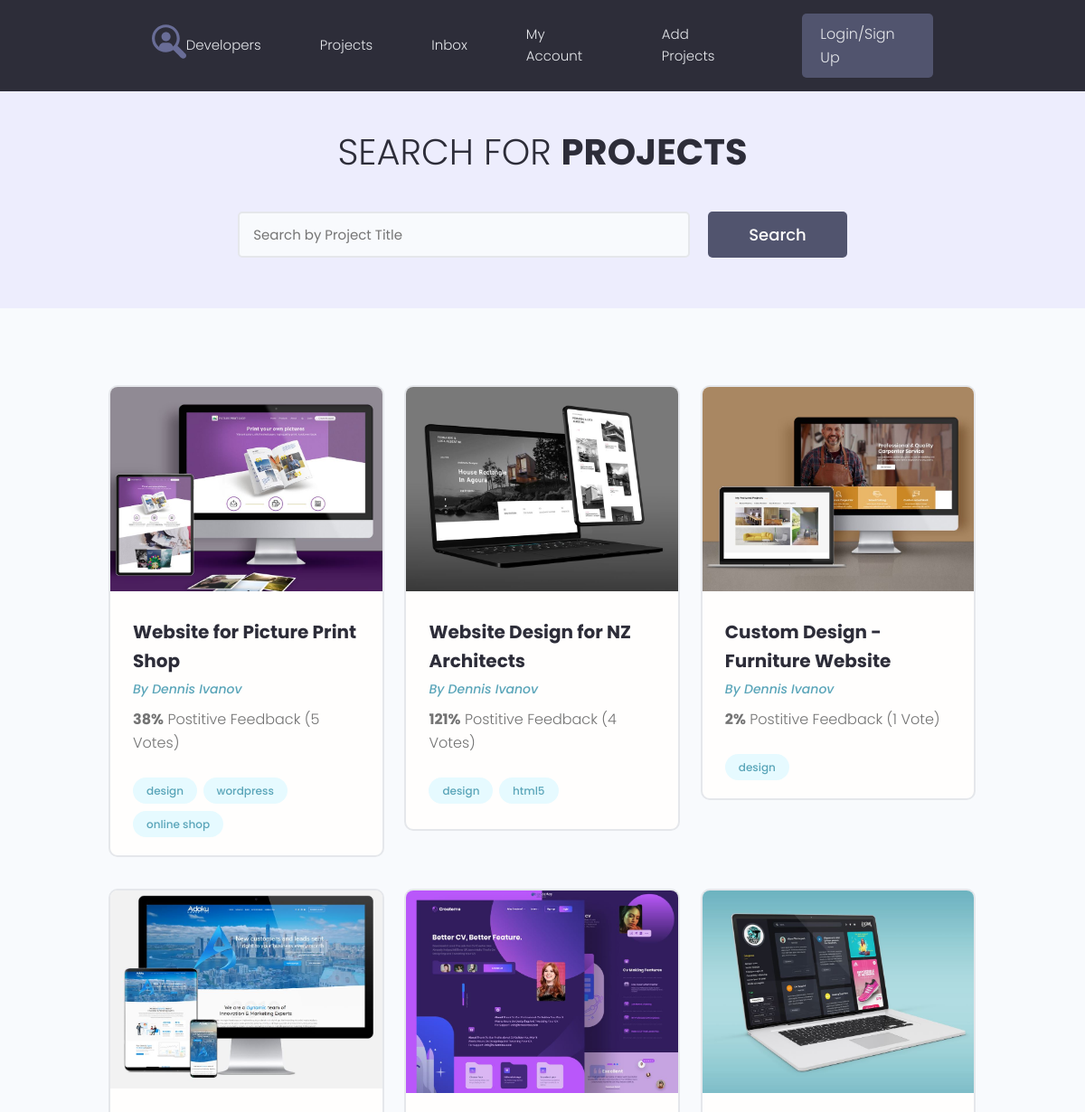
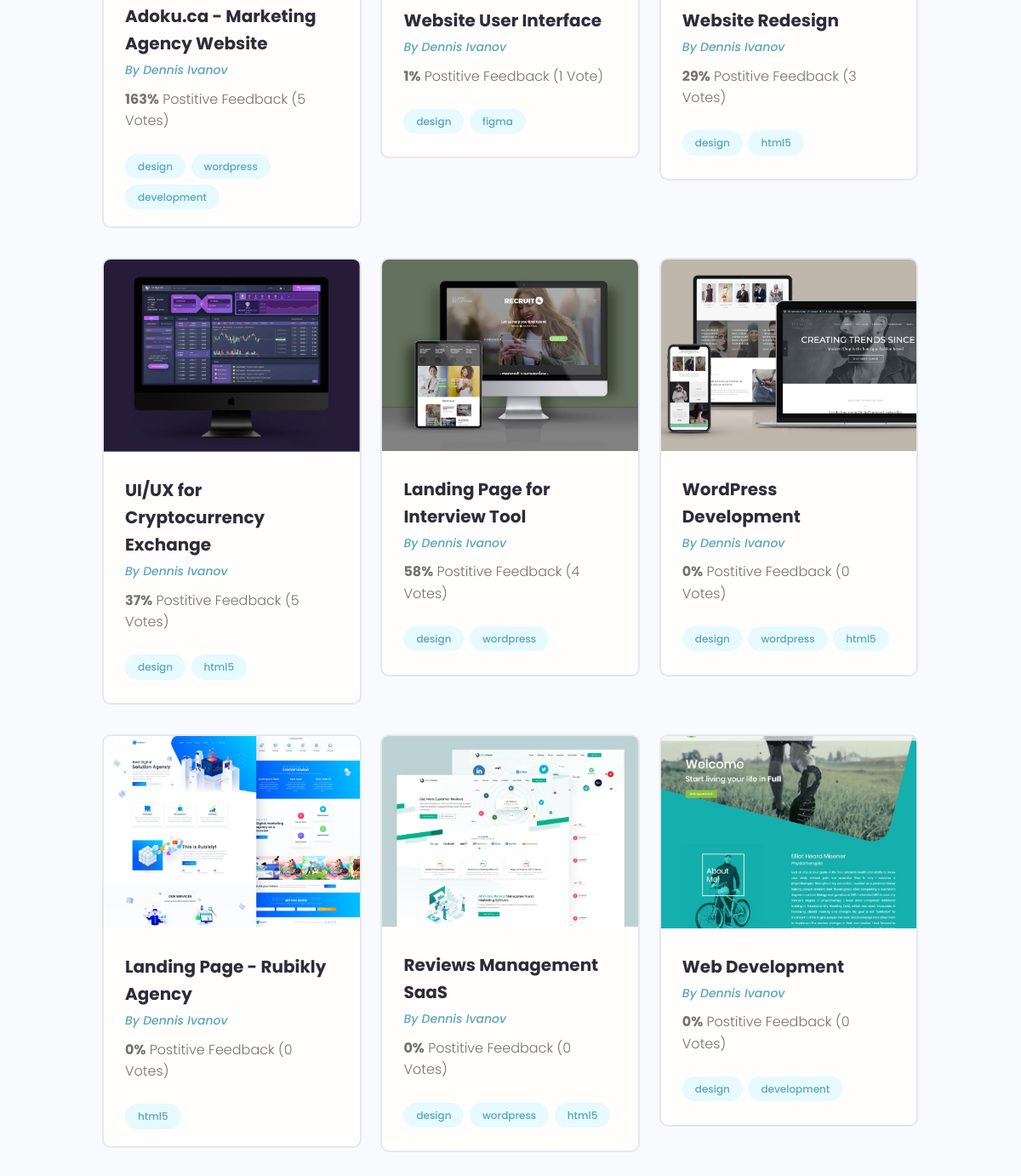
/projects/, run on the app's committed database (2 pictures, top to bottom).
### projects/models.py (models this page shows, shortened)
class Project(models.Model):
    owner = models.ForeignKey(Profile, on_delete=models.SET_NULL, null=True, blank=True)
    title = models.CharField(max_length=200) # Название самого какого то проекта
    description = models.TextField(null=True, blank=True) # Поле по больше(Пустое поле, по умолчанию null)
    featured_image = models.ImageField(null=True, blank=True, upload_to='projects/%Y/%m/%d/', default='default.jpg') # Поле для изображения, поле будет заполняться динамически. upload_to - указывает по какому пути будет загружаться изображение. default='default.jpg' не указываем путь к папке, значит она должна лежать в медиа.
    demo_link = models.CharField(max_length=2000, null=True, blank=True) # будет два перехода
    source_link = models.CharField(max_length=2000, null=True, blank=True)
    tags = models.ManyToManyField('Tag', blank=True)
    vote_total = models.IntegerField(default=0, null=True, blank=True) # для подсчёта кол-ва процентов
    vote_ratio = models.IntegerField(default=0, null=True, blank=True) # для подсчёта кол-ва
    created = models.DateTimeField(auto_now_add=True)  # Дата создания какого-то проекта.

class Tag(models.Model):
    name = models.CharField(max_length=200)
    created = models.DateTimeField(auto_now_add=True) # Дата создания тега
    def __str__(self):
        return self.name

### projects/views.py (the view)
# urls.py: path('projects/', include('projects.urls')),  # подключаем документ по пути, делаем главную страницу index.html
def projects(request):
    pr = Project.objects.all()
    context = {'projects': pr}
    return render(request, 'projects/projects.html', context)

### projects/templates/projects/projects.html (shortened to what this page needs)
{% extends 'projects/base.html' %}
{% block content %}
<main class="projects">
    <section class="hero-section text-center">
        <div class="container container--narrow">
            <div class="hero-section__box">
                <h2>Search for <span>Projects</span></h2>
            </div>
            <div class="hero-section__search">
                <form class="form" action="#" method="get">
                    <div class="form__field">
                        <input class="input input--text" id="formInput#search" type="text" name="text"
                               placeholder="Search by Project Title"/>
                    </div>
                    <input class="btn btn--sub btn--lg" type="submit" value="Search"/>
                </form>
            </div>
        </div>
    </section>
    <section class="projectsList">
        <div class="container">
            <div class="grid grid--three">
                {% for project in projects %}
                <div class="column">
                    <div class="card project">
                        <a href="{% url 'project' project.id %}" class="project">
                            <img class="project__thumbnail" src="{{ project.featured_image.url }}" alt="project thumbnail">
                            <div class="card__body">
                                <h3 class="project__title">{{ project.title }}</h3>
                                <p><a class="project__author" href="{% url 'project' project.id %}">By Dennis Ivanov</a></p>
                                <p class="project--rating">
                                    <span style="font-weight: bold;">{{ project.vote_total }}%</span> Postitive
                                    Feedback ({{ project.vote_ratio }} Vote{{ project.vote_ratio|pluralize:'s' }})
                                </p>
                                <div class="project__tags">
                                    {% for tag in project.tags.all %}
                                    <span class="tag tag--pill tag--main">
                                        <small>{{ tag }}</small>
                                    </span>
                                    {%endfor%}
                                </div>
                            </div>
                        </a>
                    </div>
                </div>
                {% endfor %}
            </div>
        </div>
    </section>
</main>
{% endblock %}

### projects/static/styles/app.css (style rules this page uses)
:root { --color-sub: #2d2d39; }
.btn--sub { background-color: var(--color-sub-light); }
.card { border: 2px solid var(--color-light); }
img { width: 100%; }
.hero-section { height: 40vh; display: flex; align-items: center; background-color: var(--color-sub); }
.hero-section__box { margin-bottom: 4rem; }
.hero-section__box > h2, .hero-section__box > h2 > span { font-size: 4rem; color: var(--color-light); line-height: 1.3; text-transform: uppercase; }
.hero-section__box > h2 { font-weight: 300; }
.hero-section__box > h2 > span { font-weight: 700; }
.hero-section__search > .form { display: flex; align-items: center; justify-content: center; gap: 2rem; }
.hero-section__search > .form input.input--text { width: 50rem; }
.project__author { font-size: 1.4rem; font-style: italic; }
.project--rating { margin-bottom: 1.6em; margin-top: .5em; }
.projects > .hero-section { background: var(--color-sub-lighter); height: 30vh; }
.projects .hero-section__box { margin-bottom: 2.5rem; }
.projects .hero-section__box > h2 { color: var(--color-sub); }
.projects .hero-section__box > h2 > span { font-weight: 700; color: var(--color-sub); }
.projectsList { margin-top: 8rem; }
.project__thumbnail { object-fit: cover; object-position: top center; width: 100%; }
.project__title { font-size: 2rem; font-weight: 700; color: var(--color-sub); }

### projects/static/uikit/styles/modules/_variables.css (style rules this page uses)
:root { --color-main: #5aa5b9; --color-main-light: #e6faff; --color-sub: #3f4156; --color-sub-light: #51546e; --color-sub-lighter: #ededfd; --color-text: #737373; --color-gray: #8b8b8b; --color-light: #e5e7eb; --color-light-gray: #767676; --color-bg: #f8fafd; --color-white: #fffefd; --color-white-light: #f3f3f3; --color-success: #359e64; --color-success-bg: #def8e8; --color-error: #fc4b0b; --color-error-bg: #fff2ee; --font-base: 'Poppins', arial, helvetica, 'Segoe UI', roboto, ubuntu, sans-serif; --font-monospace: 'Fira Code', 'Courier New', courier, monospace; --font-regular: 300; --font-medium: 500; --font-bold: 700; --generic-shadow: 1px 1px 5px #00000010; --generic-transition: all 0.3s ease-in-out; }

### projects/static/uikit/styles/modules/_base.css (style rules this page uses)
* { margin: 0; padding: 0; box-sizing: border-box; text-rendering: optimizeLegibility; color: inherit; font-size: inherit; }
html { font-size: 50%; }
@media only screen and (min-width: 480px) { html { font-size: 56.25%; } }
@media only screen and (min-width: 1200px) { html { font-size: 62.5%; } }
body { line-height: 1.6; font-weight: 400; font-size: 1.5rem; color: var(--color-text); background-color: var(--color-bg); min-height: 100vh; }

### projects/static/uikit/styles/modules/_typography.css (style rules this page uses)
* { font-family: var(--font-base); }
h2 { font-size: 3.6rem; font-weight: var(--font-bold); }
h3 { font-size: 3.2rem; font-weight: var(--font-medium); }
p, span, strong { font-size: 1.6rem; color: var(--color-text); font-weight: var(--font-regular); }
a { padding-bottom: 2px; text-decoration: none; display: inline-block; color: var(--color-main); font-weight: var(--font-medium); }

### projects/static/uikit/styles/modules/_utilities.css (style rules this page uses)
.container { width: 92%; max-width: 165rem; margin: 0 auto; box-sizing: border-box; }
.container--narrow { width: 92%; max-width: 120rem; }
@media screen and (min-width: 1000px) { .container { width: 90%; } }
@media screen and (min-width: 1000px) { .container--narrow { width: 85%; } }
@media screen and (min-width: 1200px) { .container { width: 80%; } }
@media screen and (min-width: 1200px) { .container--narrow { width: 72%; } }
.text-center { text-align: center; }

### projects/static/uikit/styles/modules/_button.css (style rules this page uses)
.btn { display: inline-block; position: relative; cursor: pointer; background-color: var(--color-light); font-weight: var(--font-medium); color: var(--color-sub); text-decoration: none; padding: 1rem 2rem; border-radius: 0.5rem; border: none; width: -webkit-fit-content; width: -moz-fit-content; width: fit-content; height: -webkit-fit-content; height: -moz-fit-content; height: fit-content; font-size: 1.6rem; outline-width: 0; outline-color: transparent; -webkit-backface-visibility: hidden; backface-visibility: hidden; transition: all 0.3s ease-in-out; }
.btn--sub { background-color: var(--color-sub); color: var(--color-white); }
.btn--lg { font-size: 1.8rem; padding: 1.2rem 4.5rem; }

### projects/static/uikit/styles/modules/_card.css (style rules this page uses)
.card { border-radius: 1rem; background-color: var(--color-white); border: 1.5px solid var(--color-light); width: auto; height: auto; margin-top: 0.5rem; margin-bottom: 0.5rem; overflow: hidden; }
.card__body, .card__header { padding: 2rem 2.5rem; }

### data on the page
Project: featured_image (picture), title "Website for Picture Print Shop", vote_total "38", vote_ratio "5"
Tag: name "design"
Tag: name "wordpress"
Tag: name "online shop"
Project: featured_image (picture), title "Website Design for NZ Architects", vote_total "121", vote_ratio "4"
Tag: name "html5"
Project: featured_image (picture), title "Custom Design - Furniture Website", vote_total "2", vote_ratio "1"
Project: featured_image (picture), title "Adoku.ca - Marketing Agency Website", vote_total "163", vote_ratio "5"
Tag: name "development"
Project: featured_image (picture), title "Website User Interface", vote_total "1", vote_ratio "1"
Tag: name "figma"
Project: featured_image (picture), title "Website Redesign", vote_total "29", vote_ratio "3"
Project: featured_image (picture), title "UI/UX for Cryptocurrency Exchange", vote_total "37", vote_ratio "5"
Project: featured_image (picture), title "Landing Page for Interview Tool", vote_total "58", vote_ratio "4"
Project: featured_image (picture), title "WordPress Development", vote_total "0", vote_ratio "0"
Project: featured_image (picture), title "Landing Page - Rubikly Agency", vote_total "0", vote_ratio "0"
Project: featured_image (picture), title "Reviews Management SaaS", vote_total "0", vote_ratio "0"
Project: featured_image (picture), title "Web Development", vote_total "0", vote_ratio "0"
